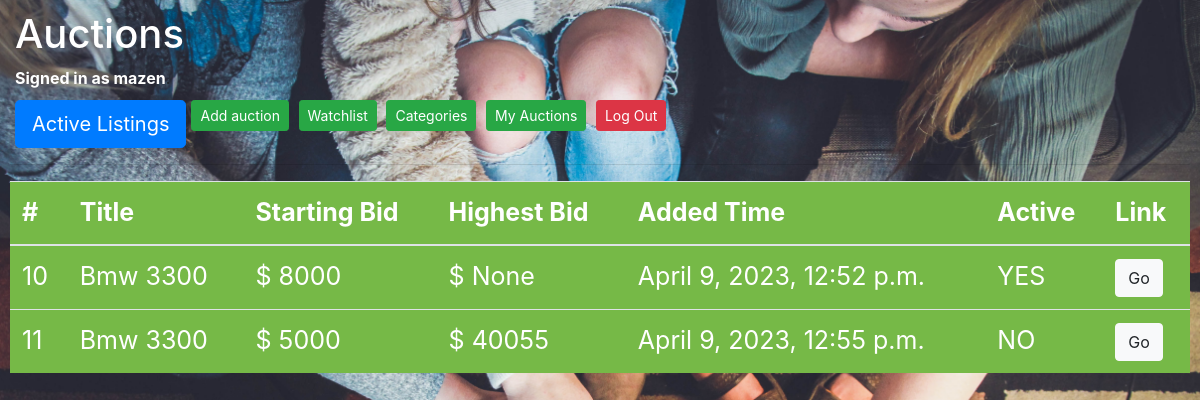
/watch (signed in), run on the app's committed database.
### auctions/models.py (models this page shows)
class User(AbstractUser):
    pass

class watch_list(models.Model) :
    auct = models.ForeignKey(auctions_listing, on_delete=models.CASCADE, default=None)
    user = models.ForeignKey(User, on_delete=models.CASCADE)
    added_time = models.DateTimeField(auto_now_add=True)

class auctions_listing(models.Model) :
    name = models.CharField(max_length=200)
    price = models.IntegerField(default=None)
    date = models.DateTimeField(auto_now_add=True)
    det = models.TextField(max_length=500, default=None)
    con = models.TextField(max_length=500, default=None)
    category = models.ForeignKey(Category, on_delete=models.CASCADE, default=None)
    watchers = models.ManyToManyField(User, related_name="watched_auctions", blank=True)
    current = models.IntegerField(blank=True, null=True)
    winner = models.ForeignKey(User, on_delete=models.CASCADE, related_name="auction_winner" ,blank=True, null=True)
    active = models.BooleanField(default= True)
    owner = models.ForeignKey(User, on_delete=models.CASCADE, blank=True, null=True)
    class Meta:
        verbose_name= "Auctions_list"

### auctions/views.py (the view)
# urls.py: path("watch", views.watch, name="watch"),
@login_required
def watch (request):
    if request.method == 'GET':
        items =  watch_list.objects.filter(user = request.user)
        return render(request, "auctions/watch.html", {
            "items" : items
        })

### auctions/templates/auctions/watch.html (shortened to what this page needs)
{% extends "auctions/layout.html" %}
{% block body %}
  <table  class="table table-" id="table">
    <thead>
      <tr>
        <th scope="col">#</th>
        <th scope="col">Title</th>
        <th scope="col">Starting Bid</th>
        <th scope="col">Highest Bid</th>
        <th scope="col">Added Time</th>
        <th scope="col">Active</th>
        <th scope="col">Link</th>
      </tr>
    </thead>
    <tbody>
        {% for item in items %}
                <tr>
                    <td>{{ item.auct.id }}</td>
                    <td> {{ item.auct.name }} </td>
                    <td>$ {{ item.auct.price }} </td>
                    <td>$ {{ item.auct.current }} </td>
                    <td> {{ item.auct.date}} </td>
                    {% if item.auct.active == False %}
                        <td> NO </td>
                    {% else %}
                        <td> YES </td>
                    {% endif %}
                    <td> <a href="{%url 'item' item.auct.id %}" class="btn btn-light">Go</a></td>
                </tr>
        {% endfor %}
    </tbody>
  </table>
{% endblock %}

### auctions/templates/auctions/layout.html (shortened to what this page needs)
{% load static %}
<!DOCTYPE html>
<html lang="en">
    <head>
        <link rel="stylesheet" href="https://cdn.jsdelivr.net/npm/bootstrap@4.2.1/dist/css/bootstrap.min.css">
        <link rel="stylesheet" href="https://stackpath.bootstrapcdn.com/bootstrap/4.4.1/css/bootstrap.min.css">
        <link href="{% static 'auctions/styles.CSS' %}" rel="stylesheet" type="text/css">
    </head>
    <body>
        <div style="margin-left:5px;">
            <h1>Auctions</h1>
            {% if user.is_authenticated %}
                 <strong> Signed in as {{ user.username }}</strong>.
            {% else %}
                 <strong>Not signed in yet</strong>.
            {% endif %}
        </div>
        <ul style="margin-top:10px; margin-left:5px;" class="nav">
            <li class="nav-item">
                <a class="btn btn-primary btn-lg" href="{% url 'index' %}">Active Listings</a>
            </li>
            {% if user.is_authenticated %}
                <li class="nav-item">
                    <a id="anav" class="btn btn-success btn-sm" href="{% url 'add' %}">Add auction</a>
                    <a id="anav" class="btn btn-success btn-sm" href="{% url 'watch' %}">Watchlist</a>
                    <a id="anav" class="btn btn-success btn-sm" href="{% url 'cate' %}">Categories</a>
                    <a id="anav" class="btn btn-success btn-sm" href="{% url 'all' %}">My Auctions</a>
                    <a id="anav" class="btn btn-danger btn-sm" href="{% url 'logout' %}">Log Out</a>
                </li>
            {% else %}
                <li class="nav-item">
                    <a style="margin-left:1040px" class="btn btn-success btn-sm" href="{% url 'register' %}">Register</a>
                    <a id="anav" class="btn btn-success btn-sm" href="{% url 'login' %}">Log In</a>
                </li>
            {% endif %}
        </ul>
        <hr>
        {% block body %}
        {% endblock %}
    </body>
</html>

### data on the page
User: username "mazen"
watch_list: auct.id "10", auct.name "Bmw 3300", auct.price "8000", auct.current "None", auct "April 9, 2023, 12:52 p.m.", shows "YES"
watch_list: auct.id "11", auct.name "Bmw 3300", auct.price "5000", auct.current "40055", auct "April 9, 2023, 12:55 p.m.", shows "NO"
